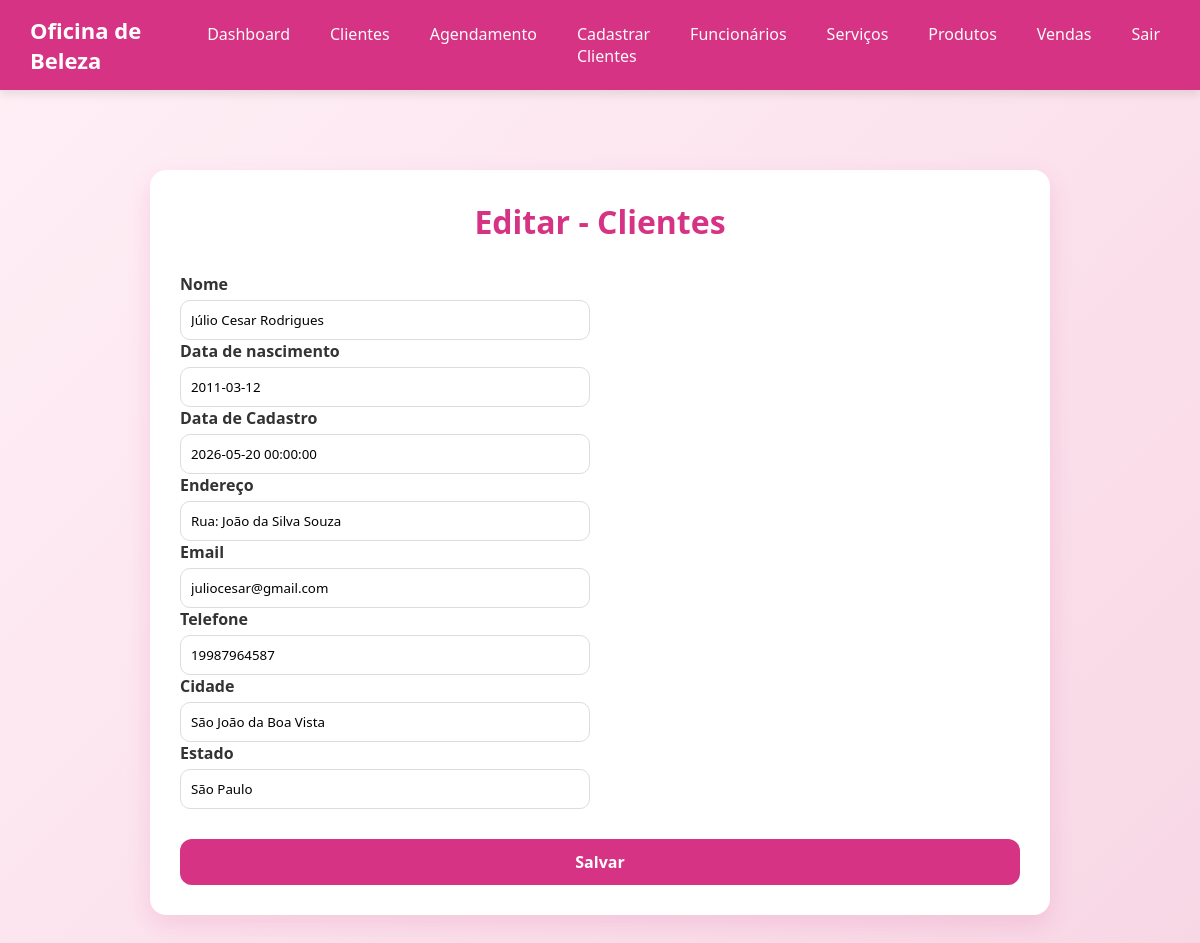
/editar-clientes.php?id=2, run on the app's committed database.
### tables this page shows
CREATE TABLE IF NOT EXISTS `tb_cliente` (
  `id` int(11) NOT NULL AUTO_INCREMENT,
  `nome` varchar(200) NOT NULL,
  `data_nascimento` date NOT NULL,
  `endereco` varchar(150) NOT NULL,
  `email` varchar(200) NOT NULL,
  `telefone` varchar(15) NOT NULL,
  `cidade` varchar(150) NOT NULL,
  `estado` varchar(100) NOT NULL,
  `data_cadastro` datetime NOT NULL DEFAULT current_timestamp(),
  `ativo` tinyint(4) NOT NULL DEFAULT 1,
  PRIMARY KEY (`id`),
  UNIQUE KEY `email` (`email`)
);

### editar-clientes.php (the view, shortened to what this page needs)
<?php
try {
    $conexao = new PDO("mysql:host=" . SERVIDOR . ";dbname=" . BANCO . ";charset=utf8", USUARIO, SENHA);
    $conexao->setAttribute(PDO::ATTR_ERRMODE, PDO::ERRMODE_EXCEPTION);
    $id = $_GET['id'];
    $sql = "SELECT * FROM tb_cliente WHERE id=$id";
    $comando = $conexao->prepare($sql);
    $comando->execute();
    $clientes = $comando->fetchAll(PDO::FETCH_ASSOC);
} catch (PDOException $erro) {
    echo "Erro ao conectar no banco de dados" . $erro->getMessage();
}
?>
<!DOCTYPE html>
<html lang="pt-br">
<head>
    <link rel="stylesheet" href="assets/css/funcionario/funcionario.css">
</head>
<body>
    <?php require_once 'includes/header.php';
    ?>
    <div class="container">
        <h1>Editar - Clientes</h1>
        <form action="backend/atualizar-clientes.php?id=<?php echo $clientes[0]['id']; ?>" method="post">
            <div class="form-grid">
                <div class="input-group">
                    <label>Nome</label>
                    <input value="<?php echo $clientes[0]['nome']; ?>" type="text" name="nome" id="nome" required>
                </div>
                <div class="input-group">
                    <label>Data de nascimento</label>
                    <input value="<?php echo $clientes[0]['data_nascimento']; ?>" type="text" name="data_nascimento" id="data_nascimento" required>
                </div>
                <div class="input-group">
                    <label>Data de Cadastro</label>
                    <input value="<?php echo $clientes[0]['data_cadastro']; ?>" type="text" name="data_cadastro" id="data_cadastro" required>
                </div>
                <div class="input-group">
                    <label>Endereço</label>
                    <input value="<?php echo $clientes[0]['endereco']; ?>" type="text" name="endereco" id="endereco" required>
                </div>
                <div class="input-group">
                    <label>Email</label>
                    <input value="<?php echo $clientes[0]['email']; ?>" type="text" name="email" id="email" required>
                </div>
                <div class="input-group">
                    <label>Telefone</label>
                    <input value="<?php echo $clientes[0]['telefone']; ?>" type="text" name="telefone" id="telefone" required>
                </div>
                <div class="input-group">
                    <label>Cidade</label>
                    <input value="<?php echo $clientes[0]['cidade']; ?>" type="text" name="cidade" id="cidade" required>
                </div>
                <div class="input-group">
                    <label>Estado</label>
                    <input value="<?php echo $clientes[0]['estado']; ?>" type="text" name="estado" id="estado" required>
                </div>
            </div>
            <input type="submit" value="Salvar">
        </form>
    </div>
</body>
</html>

### assets/css/funcionario/funcionario.css (style rules this page uses)
.container { max-width: 900px; margin: 80px auto 40px auto; padding: 30px; background: #fff; border-radius: 16px; box-shadow: 0 10px 25px rgba(214, 51, 132, 0.15); }
.container h1 { text-align: center; margin-bottom: 30px; color: #d63384; }
form { display: grid; grid-template-columns: repeat(2, 1fr); gap: 20px; }
.input-group { display: flex; flex-direction: column; }
.input-group label { margin-bottom: 5px; font-weight: 600; }
.input-group input { padding: 10px; border-radius: 10px; border: 1px solid #ddd; outline: none; transition: 0.3s; }
input[type="submit"] { grid-column: span 2; margin-top: 10px; padding: 12px; background: #d63384; border: none; color: white; font-size: 16px; font-weight: bold; border-radius: 12px; cursor: pointer; transition: 0.3s; }

### assets/css/style.css (style rules this page uses)
* { margin: 0; padding: 0; box-sizing: border-box; font-family: 'Segoe UI', Tahoma, Geneva, Verdana, sans-serif; }
body { background: linear-gradient(135deg, #fff0f6, #f8d7e5); color: #333; }

### data on the page
tb_cliente: nome "Júlio Cesar Rodrigues", data_nascimento "2011-03-12", data_cadastro "2026-05-20 00:00:00", endereco "Rua: João da Silva Souza", email "juliocesar@gmail.com", telefone "19987964587", cidade "São João da Boa Vista", estado "São Paulo"
